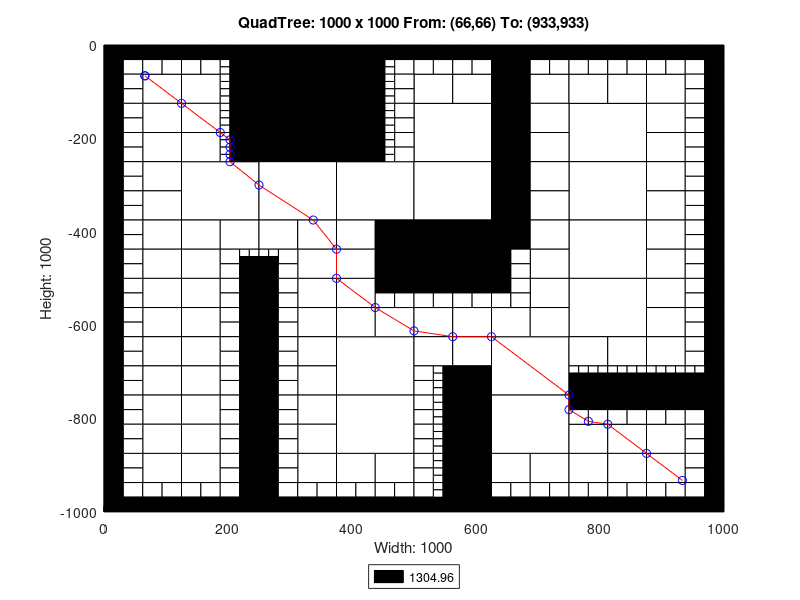

Source code (MATLAB):
axis([0 1000 -1000 0]);
title('QuadTree: 1000 x 1000 From: (66,66) To: (933,933)');
xlabel('Width: 1000');
ylabel('Height: 1000');
rectangle('Position',[250 -125 125 125], 'FaceColor',[0 0 0]);
rectangle('Position',[250 -250 125 125], 'FaceColor',[0 0 0]);
rectangle('Position',[125 -375 125 125], 'FaceColor',[1 1 1]);
rectangle('Position',[250 -375 125 125], 'FaceColor',[1 1 1]);
rectangle('Position',[375 -375 125 125], 'FaceColor',[1 1 1]);
rectangle('Position',[500 -250 125 125], 'FaceColor',[1 1 1]);
rectangle('Position',[750 -250 125 125], 'FaceColor',[1 1 1]);
rectangle('Position',[500 -375 125 125], 'FaceColor',[1 1 1]);
rectangle('Position',[500 -500 125 125], 'FaceColor',[0 0 0]);
rectangle('Position',[750 -375 125 125], 'FaceColor',[1 1 1]);
rectangle('Position',[750 -500 125 125], 'FaceColor',[1 1 1]);
rectangle('Position',[375 -750 125 125], 'FaceColor',[1 1 1]);
rectangle('Position',[375 -875 125 125], 'FaceColor',[1 1 1]);
rectangle('Position',[625 -750 125 125], 'FaceColor',[1 1 1]);
rectangle('Position',[750 -625 125 125], 'FaceColor',[1 1 1]);
rectangle('Position',[625 -875 125 125], 'FaceColor',[1 1 1]);
rectangle('Position',[62.5 -125 62.5 62.5], 'FaceColor',[1 1 1]);
rectangle('Position',[125 -125 62.5 62.5], 'FaceColor',[1 1 1]);
rectangle('Position',[62.5 -187.5 62.5 62.5], 'FaceColor',[1 1 1]);
rectangle('Position',[62.5 -250 62.5 62.5], 'FaceColor',[1 1 1]);
rectangle('Position',[125 -187.5 62.5 62.5], 'FaceColor',[1 1 1]);
rectangle('Position',[125 -250 62.5 62.5], 'FaceColor',[1 1 1]);
rectangle('Position',[375 -62.5 62.5 62.5], 'FaceColor',[0 0 0]);
rectangle('Position',[375 -125 62.5 62.5], 'FaceColor',[0 0 0]);
rectangle('Position',[375 -187.5 62.5 62.5], 'FaceColor',[0 0 0]);
rectangle('Position',[375 -250 62.5 62.5], 'FaceColor',[0 0 0]);
rectangle('Position',[62.5 -312.5 62.5 62.5], 'FaceColor',[1 1 1]);
rectangle('Position',[62.5 -375 62.5 62.5], 'FaceColor',[1 1 1]);
rectangle('Position',[62.5 -437.5 62.5 62.5], 'FaceColor',[1 1 1]);
rectangle('Position',[62.5 -500 62.5 62.5], 'FaceColor',[1 1 1]);
rectangle('Position',[125 -437.5 62.5 62.5], 'FaceColor',[1 1 1]);
rectangle('Position',[187.5 -437.5 62.5 62.5], 'FaceColor',[1 1 1]);
rectangle('Position',[125 -500 62.5 62.5], 'FaceColor',[1 1 1]);
rectangle('Position',[250 -437.5 62.5 62.5], 'FaceColor',[1 1 1]);
rectangle('Position',[312.5 -437.5 62.5 62.5], 'FaceColor',[1 1 1]);
rectangle('Position',[312.5 -500 62.5 62.5], 'FaceColor',[1 1 1]);
rectangle('Position',[375 -437.5 62.5 62.5], 'FaceColor',[1 1 1]);
rectangle('Position',[437.5 -437.5 62.5 62.5], 'FaceColor',[0 0 0]);
rectangle('Position',[375 -500 62.5 62.5], 'FaceColor',[1 1 1]);
rectangle('Position',[437.5 -500 62.5 62.5], 'FaceColor',[0 0 0]);
rectangle('Position',[500 -125 62.5 62.5], 'FaceColor',[1 1 1]);
rectangle('Position',[562.5 -125 62.5 62.5], 'FaceColor',[1 1 1]);
rectangle('Position',[625 -62.5 62.5 62.5], 'FaceColor',[0 0 0]);
rectangle('Position',[625 -125 62.5 62.5], 'FaceColor',[0 0 0]);
rectangle('Position',[687.5 -125 62.5 62.5], 'FaceColor',[1 1 1]);
rectangle('Position',[625 -187.5 62.5 62.5], 'FaceColor',[0 0 0]);
rectangle('Position',[687.5 -187.5 62.5 62.5], 'FaceColor',[1 1 1]);
rectangle('Position',[625 -250 62.5 62.5], 'FaceColor',[0 0 0]);
rectangle('Position',[687.5 -250 62.5 62.5], 'FaceColor',[1 1 1]);
rectangle('Position',[750 -125 62.5 62.5], 'FaceColor',[1 1 1]);
rectangle('Position',[812.5 -125 62.5 62.5], 'FaceColor',[1 1 1]);
rectangle('Position',[875 -125 62.5 62.5], 'FaceColor',[1 1 1]);
rectangle('Position',[875 -187.5 62.5 62.5], 'FaceColor',[1 1 1]);
rectangle('Position',[875 -250 62.5 62.5], 'FaceColor',[1 1 1]);
rectangle('Position',[625 -312.5 62.5 62.5], 'FaceColor',[0 0 0]);
rectangle('Position',[687.5 -312.5 62.5 62.5], 'FaceColor',[1 1 1]);
rectangle('Position',[625 -375 62.5 62.5], 'FaceColor',[0 0 0]);
rectangle('Position',[687.5 -375 62.5 62.5], 'FaceColor',[1 1 1]);
rectangle('Position',[625 -437.5 62.5 62.5], 'FaceColor',[0 0 0]);
rectangle('Position',[687.5 -437.5 62.5 62.5], 'FaceColor',[1 1 1]);
rectangle('Position',[687.5 -500 62.5 62.5], 'FaceColor',[1 1 1]);
rectangle('Position',[875 -312.5 62.5 62.5], 'FaceColor',[1 1 1]);
rectangle('Position',[875 -375 62.5 62.5], 'FaceColor',[1 1 1]);
rectangle('Position',[875 -437.5 62.5 62.5], 'FaceColor',[1 1 1]);
rectangle('Position',[875 -500 62.5 62.5], 'FaceColor',[1 1 1]);
rectangle('Position',[62.5 -562.5 62.5 62.5], 'FaceColor',[1 1 1]);
rectangle('Position',[62.5 -625 62.5 62.5], 'FaceColor',[1 1 1]);
rectangle('Position',[125 -562.5 62.5 62.5], 'FaceColor',[1 1 1]);
rectangle('Position',[125 -625 62.5 62.5], 'FaceColor',[1 1 1]);
rectangle('Position',[62.5 -687.5 62.5 62.5], 'FaceColor',[1 1 1]);
rectangle('Position',[62.5 -750 62.5 62.5], 'FaceColor',[1 1 1]);
rectangle('Position',[125 -687.5 62.5 62.5], 'FaceColor',[1 1 1]);
rectangle('Position',[125 -750 62.5 62.5], 'FaceColor',[1 1 1]);
rectangle('Position',[312.5 -562.5 62.5 62.5], 'FaceColor',[1 1 1]);
rectangle('Position',[312.5 -625 62.5 62.5], 'FaceColor',[1 1 1]);
rectangle('Position',[375 -562.5 62.5 62.5], 'FaceColor',[1 1 1]);
rectangle('Position',[375 -625 62.5 62.5], 'FaceColor',[1 1 1]);
rectangle('Position',[437.5 -625 62.5 62.5], 'FaceColor',[1 1 1]);
rectangle('Position',[312.5 -687.5 62.5 62.5], 'FaceColor',[1 1 1]);
rectangle('Position',[312.5 -750 62.5 62.5], 'FaceColor',[1 1 1]);
rectangle('Position',[62.5 -812.5 62.5 62.5], 'FaceColor',[1 1 1]);
rectangle('Position',[62.5 -875 62.5 62.5], 'FaceColor',[1 1 1]);
rectangle('Position',[125 -812.5 62.5 62.5], 'FaceColor',[1 1 1]);
rectangle('Position',[125 -875 62.5 62.5], 'FaceColor',[1 1 1]);
rectangle('Position',[62.5 -937.5 62.5 62.5], 'FaceColor',[1 1 1]);
rectangle('Position',[125 -937.5 62.5 62.5], 'FaceColor',[1 1 1]);
rectangle('Position',[312.5 -812.5 62.5 62.5], 'FaceColor',[1 1 1]);
rectangle('Position',[312.5 -875 62.5 62.5], 'FaceColor',[1 1 1]);
rectangle('Position',[312.5 -937.5 62.5 62.5], 'FaceColor',[1 1 1]);
rectangle('Position',[375 -937.5 62.5 62.5], 'FaceColor',[1 1 1]);
rectangle('Position',[437.5 -937.5 62.5 62.5], 'FaceColor',[1 1 1]);
rectangle('Position',[500 -625 62.5 62.5], 'FaceColor',[1 1 1]);
rectangle('Position',[562.5 -625 62.5 62.5], 'FaceColor',[1 1 1]);
rectangle('Position',[687.5 -562.5 62.5 62.5], 'FaceColor',[1 1 1]);
rectangle('Position',[625 -625 62.5 62.5], 'FaceColor',[1 1 1]);
rectangle('Position',[687.5 -625 62.5 62.5], 'FaceColor',[1 1 1]);
rectangle('Position',[500 -687.5 62.5 62.5], 'FaceColor',[1 1 1]);
rectangle('Position',[562.5 -687.5 62.5 62.5], 'FaceColor',[1 1 1]);
rectangle('Position',[562.5 -750 62.5 62.5], 'FaceColor',[0 0 0]);
rectangle('Position',[875 -562.5 62.5 62.5], 'FaceColor',[1 1 1]);
rectangle('Position',[875 -625 62.5 62.5], 'FaceColor',[1 1 1]);
rectangle('Position',[750 -687.5 62.5 62.5], 'FaceColor',[1 1 1]);
rectangle('Position',[812.5 -687.5 62.5 62.5], 'FaceColor',[1 1 1]);
rectangle('Position',[875 -687.5 62.5 62.5], 'FaceColor',[1 1 1]);
rectangle('Position',[562.5 -812.5 62.5 62.5], 'FaceColor',[0 0 0]);
rectangle('Position',[562.5 -875 62.5 62.5], 'FaceColor',[0 0 0]);
rectangle('Position',[562.5 -937.5 62.5 62.5], 'FaceColor',[0 0 0]);
rectangle('Position',[562.5 -1000 62.5 62.5], 'FaceColor',[0 0 0]);
rectangle('Position',[625 -937.5 62.5 62.5], 'FaceColor',[1 1 1]);
rectangle('Position',[687.5 -937.5 62.5 62.5], 'FaceColor',[1 1 1]);
rectangle('Position',[750 -875 62.5 62.5], 'FaceColor',[1 1 1]);
rectangle('Position',[812.5 -875 62.5 62.5], 'FaceColor',[1 1 1]);
rectangle('Position',[875 -875 62.5 62.5], 'FaceColor',[1 1 1]);
rectangle('Position',[750 -937.5 62.5 62.5], 'FaceColor',[1 1 1]);
rectangle('Position',[812.5 -937.5 62.5 62.5], 'FaceColor',[1 1 1]);
rectangle('Position',[875 -937.5 62.5 62.5], 'FaceColor',[1 1 1]);
rectangle('Position',[0 -31.25 31.25 31.25], 'FaceColor',[0 0 0]);
rectangle('Position',[31.25 -31.25 31.25 31.25], 'FaceColor',[0 0 0]);
rectangle('Position',[0 -62.5 31.25 31.25], 'FaceColor',[0 0 0]);
rectangle('Position',[31.25 -62.5 31.25 31.25], 'FaceColor',[1 1 1]);
rectangle('Position',[62.5 -31.25 31.25 31.25], 'FaceColor',[0 0 0]);
rectangle('Position',[93.75 -31.25 31.25 31.25], 'FaceColor',[0 0 0]);
rectangle('Position',[62.5 -62.5 31.25 31.25], 'FaceColor',[1 1 1]);
rectangle('Position',[93.75 -62.5 31.25 31.25], 'FaceColor',[1 1 1]);
rectangle('Position',[0 -93.75 31.25 31.25], 'FaceColor',[0 0 0]);
rectangle('Position',[31.25 -93.75 31.25 31.25], 'FaceColor',[1 1 1]);
rectangle('Position',[0 -125 31.25 31.25], 'FaceColor',[0 0 0]);
rectangle('Position',[31.25 -125 31.25 31.25], 'FaceColor',[1 1 1]);
rectangle('Position',[125 -31.25 31.25 31.25], 'FaceColor',[0 0 0]);
rectangle('Position',[156.25 -31.25 31.25 31.25], 'FaceColor',[0 0 0]);
rectangle('Position',[125 -62.5 31.25 31.25], 'FaceColor',[1 1 1]);
rectangle('Position',[156.25 -62.5 31.25 31.25], 'FaceColor',[1 1 1]);
rectangle('Position',[187.5 -31.25 31.25 31.25], 'FaceColor',[0 0 0]);
rectangle('Position',[218.75 -31.25 31.25 31.25], 'FaceColor',[0 0 0]);
rectangle('Position',[218.75 -62.5 31.25 31.25], 'FaceColor',[0 0 0]);
rectangle('Position',[218.75 -93.75 31.25 31.25], 'FaceColor',[0 0 0]);
rectangle('Position',[218.75 -125 31.25 31.25], 'FaceColor',[0 0 0]);
rectangle('Position',[0 -156.25 31.25 31.25], 'FaceColor',[0 0 0]);
rectangle('Position',[31.25 -156.25 31.25 31.25], 'FaceColor',[1 1 1]);
rectangle('Position',[0 -187.5 31.25 31.25], 'FaceColor',[0 0 0]);
rectangle('Position',[31.25 -187.5 31.25 31.25], 'FaceColor',[1 1 1]);
rectangle('Position',[0 -218.75 31.25 31.25], 'FaceColor',[0 0 0]);
rectangle('Position',[31.25 -218.75 31.25 31.25], 'FaceColor',[1 1 1]);
rectangle('Position',[0 -250 31.25 31.25], 'FaceColor',[0 0 0]);
rectangle('Position',[31.25 -250 31.25 31.25], 'FaceColor',[1 1 1]);
rectangle('Position',[218.75 -156.25 31.25 31.25], 'FaceColor',[0 0 0]);
rectangle('Position',[218.75 -187.5 31.25 31.25], 'FaceColor',[0 0 0]);
rectangle('Position',[218.75 -218.75 31.25 31.25], 'FaceColor',[0 0 0]);
rectangle('Position',[218.75 -250 31.25 31.25], 'FaceColor',[0 0 0]);
rectangle('Position',[437.5 -31.25 31.25 31.25], 'FaceColor',[0 0 0]);
rectangle('Position',[468.75 -31.25 31.25 31.25], 'FaceColor',[0 0 0]);
rectangle('Position',[468.75 -62.5 31.25 31.25], 'FaceColor',[1 1 1]);
rectangle('Position',[468.75 -93.75 31.25 31.25], 'FaceColor',[1 1 1]);
rectangle('Position',[468.75 -125 31.25 31.25], 'FaceColor',[1 1 1]);
rectangle('Position',[468.75 -156.25 31.25 31.25], 'FaceColor',[1 1 1]);
rectangle('Position',[468.75 -187.5 31.25 31.25], 'FaceColor',[1 1 1]);
rectangle('Position',[468.75 -218.75 31.25 31.25], 'FaceColor',[1 1 1]);
rectangle('Position',[468.75 -250 31.25 31.25], 'FaceColor',[1 1 1]);
rectangle('Position',[0 -281.25 31.25 31.25], 'FaceColor',[0 0 0]);
rectangle('Position',[31.25 -281.25 31.25 31.25], 'FaceColor',[1 1 1]);
rectangle('Position',[0 -312.5 31.25 31.25], 'FaceColor',[0 0 0]);
rectangle('Position',[31.25 -312.5 31.25 31.25], 'FaceColor',[1 1 1]);
rectangle('Position',[0 -343.75 31.25 31.25], 'FaceColor',[0 0 0]);
rectangle('Position',[31.25 -343.75 31.25 31.25], 'FaceColor',[1 1 1]);
rectangle('Position',[0 -375 31.25 31.25], 'FaceColor',[0 0 0]);
rectangle('Position',[31.25 -375 31.25 31.25], 'FaceColor',[1 1 1]);
rectangle('Position',[0 -406.25 31.25 31.25], 'FaceColor',[0 0 0]);
rectangle('Position',[31.25 -406.25 31.25 31.25], 'FaceColor',[1 1 1]);
rectangle('Position',[0 -437.5 31.25 31.25], 'FaceColor',[0 0 0]);
rectangle('Position',[31.25 -437.5 31.25 31.25], 'FaceColor',[1 1 1]);
rectangle('Position',[0 -468.75 31.25 31.25], 'FaceColor',[0 0 0]);
rectangle('Position',[31.25 -468.75 31.25 31.25], 'FaceColor',[1 1 1]);
rectangle('Position',[0 -500 31.25 31.25], 'FaceColor',[0 0 0]);
rectangle('Position',[31.25 -500 31.25 31.25], 'FaceColor',[1 1 1]);
rectangle('Position',[187.5 -468.75 31.25 31.25], 'FaceColor',[1 1 1]);
rectangle('Position',[187.5 -500 31.25 31.25], 'FaceColor',[1 1 1]);
rectangle('Position',[218.75 -500 31.25 31.25], 'FaceColor',[0 0 0]);
rectangle('Position',[281.25 -468.75 31.25 31.25], 'FaceColor',[1 1 1]);
rectangle('Position',[250 -500 31.25 31.25], 'FaceColor',[0 0 0]);
rectangle('Position',[281.25 -500 31.25 31.25], 'FaceColor',[1 1 1]);
rectangle('Position',[500 -31.25 31.25 31.25], 'FaceColor',[0 0 0]);
rectangle('Position',[531.25 -31.25 31.25 31.25], 'FaceColor',[0 0 0]);
rectangle('Position',[500 -62.5 31.25 31.25], 'FaceColor',[1 1 1]);
rectangle('Position',[531.25 -62.5 31.25 31.25], 'FaceColor',[1 1 1]);
rectangle('Position',[562.5 -31.25 31.25 31.25], 'FaceColor',[0 0 0]);
rectangle('Position',[593.75 -31.25 31.25 31.25], 'FaceColor',[0 0 0]);
rectangle('Position',[562.5 -62.5 31.25 31.25], 'FaceColor',[1 1 1]);
rectangle('Position',[593.75 -62.5 31.25 31.25], 'FaceColor',[1 1 1]);
rectangle('Position',[687.5 -31.25 31.25 31.25], 'FaceColor',[0 0 0]);
rectangle('Position',[718.75 -31.25 31.25 31.25], 'FaceColor',[0 0 0]);
rectangle('Position',[687.5 -62.5 31.25 31.25], 'FaceColor',[1 1 1]);
rectangle('Position',[718.75 -62.5 31.25 31.25], 'FaceColor',[1 1 1]);
rectangle('Position',[750 -31.25 31.25 31.25], 'FaceColor',[0 0 0]);
rectangle('Position',[781.25 -31.25 31.25 31.25], 'FaceColor',[0 0 0]);
rectangle('Position',[750 -62.5 31.25 31.25], 'FaceColor',[1 1 1]);
rectangle('Position',[781.25 -62.5 31.25 31.25], 'FaceColor',[1 1 1]);
rectangle('Position',[812.5 -31.25 31.25 31.25], 'FaceColor',[0 0 0]);
rectangle('Position',[843.75 -31.25 31.25 31.25], 'FaceColor',[0 0 0]);
rectangle('Position',[812.5 -62.5 31.25 31.25], 'FaceColor',[1 1 1]);
rectangle('Position',[843.75 -62.5 31.25 31.25], 'FaceColor',[1 1 1]);
rectangle('Position',[875 -31.25 31.25 31.25], 'FaceColor',[0 0 0]);
rectangle('Position',[906.25 -31.25 31.25 31.25], 'FaceColor',[0 0 0]);
rectangle('Position',[875 -62.5 31.25 31.25], 'FaceColor',[1 1 1]);
rectangle('Position',[906.25 -62.5 31.25 31.25], 'FaceColor',[1 1 1]);
rectangle('Position',[937.5 -31.25 31.25 31.25], 'FaceColor',[0 0 0]);
rectangle('Position',[968.75 -31.25 31.25 31.25], 'FaceColor',[0 0 0]);
rectangle('Position',[937.5 -62.5 31.25 31.25], 'FaceColor',[1 1 1]);
rectangle('Position',[968.75 -62.5 31.25 31.25], 'FaceColor',[0 0 0]);
rectangle('Position',[937.5 -93.75 31.25 31.25], 'FaceColor',[1 1 1]);
rectangle('Position',[968.75 -93.75 31.25 31.25], 'FaceColor',[0 0 0]);
rectangle('Position',[937.5 -125 31.25 31.25], 'FaceColor',[1 1 1]);
rectangle('Position',[968.75 -125 31.25 31.25], 'FaceColor',[0 0 0]);
rectangle('Position',[937.5 -156.25 31.25 31.25], 'FaceColor',[1 1 1]);
rectangle('Position',[968.75 -156.25 31.25 31.25], 'FaceColor',[0 0 0]);
rectangle('Position',[937.5 -187.5 31.25 31.25], 'FaceColor',[1 1 1]);
rectangle('Position',[968.75 -187.5 31.25 31.25], 'FaceColor',[0 0 0]);
rectangle('Position',[937.5 -218.75 31.25 31.25], 'FaceColor',[1 1 1]);
rectangle('Position',[968.75 -218.75 31.25 31.25], 'FaceColor',[0 0 0]);
rectangle('Position',[937.5 -250 31.25 31.25], 'FaceColor',[1 1 1]);
rectangle('Position',[968.75 -250 31.25 31.25], 'FaceColor',[0 0 0]);
rectangle('Position',[625 -468.75 31.25 31.25], 'FaceColor',[0 0 0]);
rectangle('Position',[656.25 -468.75 31.25 31.25], 'FaceColor',[1 1 1]);
rectangle('Position',[625 -500 31.25 31.25], 'FaceColor',[0 0 0]);
rectangle('Position',[656.25 -500 31.25 31.25], 'FaceColor',[1 1 1]);
rectangle('Position',[937.5 -281.25 31.25 31.25], 'FaceColor',[1 1 1]);
rectangle('Position',[968.75 -281.25 31.25 31.25], 'FaceColor',[0 0 0]);
rectangle('Position',[937.5 -312.5 31.25 31.25], 'FaceColor',[1 1 1]);
rectangle('Position',[968.75 -312.5 31.25 31.25], 'FaceColor',[0 0 0]);
rectangle('Position',[937.5 -343.75 31.25 31.25], 'FaceColor',[1 1 1]);
rectangle('Position',[968.75 -343.75 31.25 31.25], 'FaceColor',[0 0 0]);
rectangle('Position',[937.5 -375 31.25 31.25], 'FaceColor',[1 1 1]);
rectangle('Position',[968.75 -375 31.25 31.25], 'FaceColor',[0 0 0]);
rectangle('Position',[937.5 -406.25 31.25 31.25], 'FaceColor',[1 1 1]);
rectangle('Position',[968.75 -406.25 31.25 31.25], 'FaceColor',[0 0 0]);
rectangle('Position',[937.5 -437.5 31.25 31.25], 'FaceColor',[1 1 1]);
rectangle('Position',[968.75 -437.5 31.25 31.25], 'FaceColor',[0 0 0]);
rectangle('Position',[937.5 -468.75 31.25 31.25], 'FaceColor',[1 1 1]);
rectangle('Position',[968.75 -468.75 31.25 31.25], 'FaceColor',[0 0 0]);
rectangle('Position',[937.5 -500 31.25 31.25], 'FaceColor',[1 1 1]);
rectangle('Position',[968.75 -500 31.25 31.25], 'FaceColor',[0 0 0]);
rectangle('Position',[0 -531.25 31.25 31.25], 'FaceColor',[0 0 0]);
rectangle('Position',[31.25 -531.25 31.25 31.25], 'FaceColor',[1 1 1]);
rectangle('Position',[0 -562.5 31.25 31.25], 'FaceColor',[0 0 0]);
rectangle('Position',[31.25 -562.5 31.25 31.25], 'FaceColor',[1 1 1]);
rectangle('Position',[0 -593.75 31.25 31.25], 'FaceColor',[0 0 0]);
rectangle('Position',[31.25 -593.75 31.25 31.25], 'FaceColor',[1 1 1]);
rectangle('Position',[0 -625 31.25 31.25], 'FaceColor',[0 0 0]);
rectangle('Position',[31.25 -625 31.25 31.25], 'FaceColor',[1 1 1]);
rectangle('Position',[187.5 -531.25 31.25 31.25], 'FaceColor',[1 1 1]);
rectangle('Position',[218.75 -531.25 31.25 31.25], 'FaceColor',[0 0 0]);
rectangle('Position',[187.5 -562.5 31.25 31.25], 'FaceColor',[1 1 1]);
rectangle('Position',[218.75 -562.5 31.25 31.25], 'FaceColor',[0 0 0]);
rectangle('Position',[187.5 -593.75 31.25 31.25], 'FaceColor',[1 1 1]);
rectangle('Position',[218.75 -593.75 31.25 31.25], 'FaceColor',[0 0 0]);
rectangle('Position',[187.5 -625 31.25 31.25], 'FaceColor',[1 1 1]);
rectangle('Position',[218.75 -625 31.25 31.25], 'FaceColor',[0 0 0]);
rectangle('Position',[0 -656.25 31.25 31.25], 'FaceColor',[0 0 0]);
rectangle('Position',[31.25 -656.25 31.25 31.25], 'FaceColor',[1 1 1]);
rectangle('Position',[0 -687.5 31.25 31.25], 'FaceColor',[0 0 0]);
rectangle('Position',[31.25 -687.5 31.25 31.25], 'FaceColor',[1 1 1]);
rectangle('Position',[0 -718.75 31.25 31.25], 'FaceColor',[0 0 0]);
rectangle('Position',[31.25 -718.75 31.25 31.25], 'FaceColor',[1 1 1]);
rectangle('Position',[0 -750 31.25 31.25], 'FaceColor',[0 0 0]);
rectangle('Position',[31.25 -750 31.25 31.25], 'FaceColor',[1 1 1]);
rectangle('Position',[187.5 -656.25 31.25 31.25], 'FaceColor',[1 1 1]);
rectangle('Position',[218.75 -656.25 31.25 31.25], 'FaceColor',[0 0 0]);
rectangle('Position',[187.5 -687.5 31.25 31.25], 'FaceColor',[1 1 1]);
rectangle('Position',[218.75 -687.5 31.25 31.25], 'FaceColor',[0 0 0]);
rectangle('Position',[187.5 -718.75 31.25 31.25], 'FaceColor',[1 1 1]);
rectangle('Position',[218.75 -718.75 31.25 31.25], 'FaceColor',[0 0 0]);
rectangle('Position',[187.5 -750 31.25 31.25], 'FaceColor',[1 1 1]);
rectangle('Position',[218.75 -750 31.25 31.25], 'FaceColor',[0 0 0]);
rectangle('Position',[250 -531.25 31.25 31.25], 'FaceColor',[0 0 0]);
rectangle('Position',[281.25 -531.25 31.25 31.25], 'FaceColor',[1 1 1]);
rectangle('Position',[250 -562.5 31.25 31.25], 'FaceColor',[0 0 0]);
rectangle('Position',[281.25 -562.5 31.25 31.25], 'FaceColor',[1 1 1]);
rectangle('Position',[250 -593.75 31.25 31.25], 'FaceColor',[0 0 0]);
rectangle('Position',[281.25 -593.75 31.25 31.25], 'FaceColor',[1 1 1]);
rectangle('Position',[250 -625 31.25 31.25], 'FaceColor',[0 0 0]);
rectangle('Position',[281.25 -625 31.25 31.25], 'FaceColor',[1 1 1]);
rectangle('Position',[437.5 -531.25 31.25 31.25], 'FaceColor',[0 0 0]);
rectangle('Position',[468.75 -531.25 31.25 31.25], 'FaceColor',[0 0 0]);
rectangle('Position',[437.5 -562.5 31.25 31.25], 'FaceColor',[1 1 1]);
rectangle('Position',[468.75 -562.5 31.25 31.25], 'FaceColor',[1 1 1]);
rectangle('Position',[250 -656.25 31.25 31.25], 'FaceColor',[0 0 0]);
rectangle('Position',[281.25 -656.25 31.25 31.25], 'FaceColor',[1 1 1]);
rectangle('Position',[250 -687.5 31.25 31.25], 'FaceColor',[0 0 0]);
rectangle('Position',[281.25 -687.5 31.25 31.25], 'FaceColor',[1 1 1]);
rectangle('Position',[250 -718.75 31.25 31.25], 'FaceColor',[0 0 0]);
rectangle('Position',[281.25 -718.75 31.25 31.25], 'FaceColor',[1 1 1]);
rectangle('Position',[250 -750 31.25 31.25], 'FaceColor',[0 0 0]);
rectangle('Position',[281.25 -750 31.25 31.25], 'FaceColor',[1 1 1]);
rectangle('Position',[0 -781.25 31.25 31.25], 'FaceColor',[0 0 0]);
rectangle('Position',[31.25 -781.25 31.25 31.25], 'FaceColor',[1 1 1]);
rectangle('Position',[0 -812.5 31.25 31.25], 'FaceColor',[0 0 0]);
rectangle('Position',[31.25 -812.5 31.25 31.25], 'FaceColor',[1 1 1]);
rectangle('Position',[0 -843.75 31.25 31.25], 'FaceColor',[0 0 0]);
rectangle('Position',[31.25 -843.75 31.25 31.25], 'FaceColor',[1 1 1]);
rectangle('Position',[0 -875 31.25 31.25], 'FaceColor',[0 0 0]);
rectangle('Position',[31.25 -875 31.25 31.25], 'FaceColor',[1 1 1]);
rectangle('Position',[187.5 -781.25 31.25 31.25], 'FaceColor',[1 1 1]);
rectangle('Position',[218.75 -781.25 31.25 31.25], 'FaceColor',[0 0 0]);
rectangle('Position',[187.5 -812.5 31.25 31.25], 'FaceColor',[1 1 1]);
rectangle('Position',[218.75 -812.5 31.25 31.25], 'FaceColor',[0 0 0]);
rectangle('Position',[187.5 -843.75 31.25 31.25], 'FaceColor',[1 1 1]);
rectangle('Position',[218.75 -843.75 31.25 31.25], 'FaceColor',[0 0 0]);
rectangle('Position',[187.5 -875 31.25 31.25], 'FaceColor',[1 1 1]);
rectangle('Position',[218.75 -875 31.25 31.25], 'FaceColor',[0 0 0]);
rectangle('Position',[0 -906.25 31.25 31.25], 'FaceColor',[0 0 0]);
rectangle('Position',[31.25 -906.25 31.25 31.25], 'FaceColor',[1 1 1]);
rectangle('Position',[0 -937.5 31.25 31.25], 'FaceColor',[0 0 0]);
rectangle('Position',[31.25 -937.5 31.25 31.25], 'FaceColor',[1 1 1]);
rectangle('Position',[0 -968.75 31.25 31.25], 'FaceColor',[0 0 0]);
rectangle('Position',[31.25 -968.75 31.25 31.25], 'FaceColor',[1 1 1]);
rectangle('Position',[0 -1000 31.25 31.25], 'FaceColor',[0 0 0]);
rectangle('Position',[31.25 -1000 31.25 31.25], 'FaceColor',[0 0 0]);
rectangle('Position',[62.5 -968.75 31.25 31.25], 'FaceColor',[1 1 1]);
rectangle('Position',[93.75 -968.75 31.25 31.25], 'FaceColor',[1 1 1]);
rectangle('Position',[62.5 -1000 31.25 31.25], 'FaceColor',[0 0 0]);
rectangle('Position',[93.75 -1000 31.25 31.25], 'FaceColor',[0 0 0]);
rectangle('Position',[187.5 -906.25 31.25 31.25], 'FaceColor',[1 1 1]);
rectangle('Position',[218.75 -906.25 31.25 31.25], 'FaceColor',[0 0 0]);
rectangle('Position',[187.5 -937.5 31.25 31.25], 'FaceColor',[1 1 1]);
rectangle('Position',[218.75 -937.5 31.25 31.25], 'FaceColor',[0 0 0]);
rectangle('Position',[125 -968.75 31.25 31.25], 'FaceColor',[1 1 1]);
rectangle('Position',[156.25 -968.75 31.25 31.25], 'FaceColor',[1 1 1]);
rectangle('Position',[125 -1000 31.25 31.25], 'FaceColor',[0 0 0]);
rectangle('Position',[156.25 -1000 31.25 31.25], 'FaceColor',[0 0 0]);
rectangle('Position',[187.5 -968.75 31.25 31.25], 'FaceColor',[1 1 1]);
rectangle('Position',[218.75 -968.75 31.25 31.25], 'FaceColor',[0 0 0]);
rectangle('Position',[187.5 -1000 31.25 31.25], 'FaceColor',[0 0 0]);
rectangle('Position',[218.75 -1000 31.25 31.25], 'FaceColor',[0 0 0]);
rectangle('Position',[250 -781.25 31.25 31.25], 'FaceColor',[0 0 0]);
rectangle('Position',[281.25 -781.25 31.25 31.25], 'FaceColor',[1 1 1]);
rectangle('Position',[250 -812.5 31.25 31.25], 'FaceColor',[0 0 0]);
rectangle('Position',[281.25 -812.5 31.25 31.25], 'FaceColor',[1 1 1]);
rectangle('Position',[250 -843.75 31.25 31.25], 'FaceColor',[0 0 0]);
rectangle('Position',[281.25 -843.75 31.25 31.25], 'FaceColor',[1 1 1]);
rectangle('Position',[250 -875 31.25 31.25], 'FaceColor',[0 0 0]);
rectangle('Position',[281.25 -875 31.25 31.25], 'FaceColor',[1 1 1]);
rectangle('Position',[250 -906.25 31.25 31.25], 'FaceColor',[0 0 0]);
rectangle('Position',[281.25 -906.25 31.25 31.25], 'FaceColor',[1 1 1]);
rectangle('Position',[250 -937.5 31.25 31.25], 'FaceColor',[0 0 0]);
rectangle('Position',[281.25 -937.5 31.25 31.25], 'FaceColor',[1 1 1]);
rectangle('Position',[250 -968.75 31.25 31.25], 'FaceColor',[0 0 0]);
rectangle('Position',[281.25 -968.75 31.25 31.25], 'FaceColor',[1 1 1]);
rectangle('Position',[250 -1000 31.25 31.25], 'FaceColor',[0 0 0]);
rectangle('Position',[281.25 -1000 31.25 31.25], 'FaceColor',[0 0 0]);
rectangle('Position',[312.5 -968.75 31.25 31.25], 'FaceColor',[1 1 1]);
rectangle('Position',[343.75 -968.75 31.25 31.25], 'FaceColor',[1 1 1]);
rectangle('Position',[312.5 -1000 31.25 31.25], 'FaceColor',[0 0 0]);
rectangle('Position',[343.75 -1000 31.25 31.25], 'FaceColor',[0 0 0]);
rectangle('Position',[375 -968.75 31.25 31.25], 'FaceColor',[1 1 1]);
rectangle('Position',[406.25 -968.75 31.25 31.25], 'FaceColor',[1 1 1]);
rectangle('Position',[375 -1000 31.25 31.25], 'FaceColor',[0 0 0]);
rectangle('Position',[406.25 -1000 31.25 31.25], 'FaceColor',[0 0 0]);
rectangle('Position',[437.5 -968.75 31.25 31.25], 'FaceColor',[1 1 1]);
rectangle('Position',[468.75 -968.75 31.25 31.25], 'FaceColor',[1 1 1]);
rectangle('Position',[437.5 -1000 31.25 31.25], 'FaceColor',[0 0 0]);
rectangle('Position',[468.75 -1000 31.25 31.25], 'FaceColor',[0 0 0]);
rectangle('Position',[500 -531.25 31.25 31.25], 'FaceColor',[0 0 0]);
rectangle('Position',[531.25 -531.25 31.25 31.25], 'FaceColor',[0 0 0]);
rectangle('Position',[500 -562.5 31.25 31.25], 'FaceColor',[1 1 1]);
rectangle('Position',[531.25 -562.5 31.25 31.25], 'FaceColor',[1 1 1]);
rectangle('Position',[562.5 -531.25 31.25 31.25], 'FaceColor',[0 0 0]);
rectangle('Position',[593.75 -531.25 31.25 31.25], 'FaceColor',[0 0 0]);
rectangle('Position',[562.5 -562.5 31.25 31.25], 'FaceColor',[1 1 1]);
rectangle('Position',[593.75 -562.5 31.25 31.25], 'FaceColor',[1 1 1]);
rectangle('Position',[625 -531.25 31.25 31.25], 'FaceColor',[0 0 0]);
rectangle('Position',[656.25 -531.25 31.25 31.25], 'FaceColor',[1 1 1]);
rectangle('Position',[625 -562.5 31.25 31.25], 'FaceColor',[1 1 1]);
rectangle('Position',[656.25 -562.5 31.25 31.25], 'FaceColor',[1 1 1]);
rectangle('Position',[500 -718.75 31.25 31.25], 'FaceColor',[1 1 1]);
rectangle('Position',[500 -750 31.25 31.25], 'FaceColor',[1 1 1]);
rectangle('Position',[937.5 -531.25 31.25 31.25], 'FaceColor',[1 1 1]);
rectangle('Position',[968.75 -531.25 31.25 31.25], 'FaceColor',[0 0 0]);
rectangle('Position',[937.5 -562.5 31.25 31.25], 'FaceColor',[1 1 1]);
rectangle('Position',[968.75 -562.5 31.25 31.25], 'FaceColor',[0 0 0]);
rectangle('Position',[937.5 -593.75 31.25 31.25], 'FaceColor',[1 1 1]);
rectangle('Position',[968.75 -593.75 31.25 31.25], 'FaceColor',[0 0 0]);
rectangle('Position',[937.5 -625 31.25 31.25], 'FaceColor',[1 1 1]);
rectangle('Position',[968.75 -625 31.25 31.25], 'FaceColor',[0 0 0]);
rectangle('Position',[750 -750 31.25 31.25], 'FaceColor',[0 0 0]);
rectangle('Position',[781.25 -750 31.25 31.25], 'FaceColor',[0 0 0]);
rectangle('Position',[812.5 -750 31.25 31.25], 'FaceColor',[0 0 0]);
rectangle('Position',[843.75 -750 31.25 31.25], 'FaceColor',[0 0 0]);
rectangle('Position',[937.5 -656.25 31.25 31.25], 'FaceColor',[1 1 1]);
rectangle('Position',[968.75 -656.25 31.25 31.25], 'FaceColor',[0 0 0]);
rectangle('Position',[937.5 -687.5 31.25 31.25], 'FaceColor',[1 1 1]);
rectangle('Position',[968.75 -687.5 31.25 31.25], 'FaceColor',[0 0 0]);
rectangle('Position',[875 -750 31.25 31.25], 'FaceColor',[0 0 0]);
rectangle('Position',[906.25 -750 31.25 31.25], 'FaceColor',[0 0 0]);
rectangle('Position',[968.75 -718.75 31.25 31.25], 'FaceColor',[0 0 0]);
rectangle('Position',[937.5 -750 31.25 31.25], 'FaceColor',[0 0 0]);
rectangle('Position',[968.75 -750 31.25 31.25], 'FaceColor',[0 0 0]);
rectangle('Position',[500 -781.25 31.25 31.25], 'FaceColor',[1 1 1]);
rectangle('Position',[500 -812.5 31.25 31.25], 'FaceColor',[1 1 1]);
rectangle('Position',[500 -843.75 31.25 31.25], 'FaceColor',[1 1 1]);
rectangle('Position',[500 -875 31.25 31.25], 'FaceColor',[1 1 1]);
rectangle('Position',[500 -906.25 31.25 31.25], 'FaceColor',[1 1 1]);
rectangle('Position',[500 -937.5 31.25 31.25], 'FaceColor',[1 1 1]);
rectangle('Position',[500 -968.75 31.25 31.25], 'FaceColor',[1 1 1]);
rectangle('Position',[500 -1000 31.25 31.25], 'FaceColor',[0 0 0]);
rectangle('Position',[531.25 -1000 31.25 31.25], 'FaceColor',[0 0 0]);
rectangle('Position',[625 -968.75 31.25 31.25], 'FaceColor',[1 1 1]);
rectangle('Position',[656.25 -968.75 31.25 31.25], 'FaceColor',[1 1 1]);
rectangle('Position',[625 -1000 31.25 31.25], 'FaceColor',[0 0 0]);
rectangle('Position',[656.25 -1000 31.25 31.25], 'FaceColor',[0 0 0]);
rectangle('Position',[687.5 -968.75 31.25 31.25], 'FaceColor',[1 1 1]);
rectangle('Position',[718.75 -968.75 31.25 31.25], 'FaceColor',[1 1 1]);
rectangle('Position',[687.5 -1000 31.25 31.25], 'FaceColor',[0 0 0]);
rectangle('Position',[718.75 -1000 31.25 31.25], 'FaceColor',[0 0 0]);
rectangle('Position',[750 -781.25 31.25 31.25], 'FaceColor',[0 0 0]);
rectangle('Position',[781.25 -781.25 31.25 31.25], 'FaceColor',[0 0 0]);
rectangle('Position',[750 -812.5 31.25 31.25], 'FaceColor',[1 1 1]);
rectangle('Position',[781.25 -812.5 31.25 31.25], 'FaceColor',[1 1 1]);
rectangle('Position',[812.5 -781.25 31.25 31.25], 'FaceColor',[0 0 0]);
rectangle('Position',[843.75 -781.25 31.25 31.25], 'FaceColor',[0 0 0]);
rectangle('Position',[812.5 -812.5 31.25 31.25], 'FaceColor',[1 1 1]);
rectangle('Position',[843.75 -812.5 31.25 31.25], 'FaceColor',[1 1 1]);
rectangle('Position',[875 -781.25 31.25 31.25], 'FaceColor',[0 0 0]);
rectangle('Position',[906.25 -781.25 31.25 31.25], 'FaceColor',[0 0 0]);
rectangle('Position',[875 -812.5 31.25 31.25], 'FaceColor',[1 1 1]);
rectangle('Position',[906.25 -812.5 31.25 31.25], 'FaceColor',[1 1 1]);
rectangle('Position',[937.5 -781.25 31.25 31.25], 'FaceColor',[0 0 0]);
rectangle('Position',[968.75 -781.25 31.25 31.25], 'FaceColor',[0 0 0]);
rectangle('Position',[937.5 -812.5 31.25 31.25], 'FaceColor',[1 1 1]);
rectangle('Position',[968.75 -812.5 31.25 31.25], 'FaceColor',[0 0 0]);
rectangle('Position',[937.5 -843.75 31.25 31.25], 'FaceColor',[1 1 1]);
rectangle('Position',[968.75 -843.75 31.25 31.25], 'FaceColor',[0 0 0]);
rectangle('Position',[937.5 -875 31.25 31.25], 'FaceColor',[1 1 1]);
rectangle('Position',[968.75 -875 31.25 31.25], 'FaceColor',[0 0 0]);
rectangle('Position',[750 -968.75 31.25 31.25], 'FaceColor',[1 1 1]);
rectangle('Position',[781.25 -968.75 31.25 31.25], 'FaceColor',[1 1 1]);
rectangle('Position',[750 -1000 31.25 31.25], 'FaceColor',[0 0 0]);
rectangle('Position',[781.25 -1000 31.25 31.25], 'FaceColor',[0 0 0]);
rectangle('Position',[812.5 -968.75 31.25 31.25], 'FaceColor',[1 1 1]);
rectangle('Position',[843.75 -968.75 31.25 31.25], 'FaceColor',[1 1 1]);
rectangle('Position',[812.5 -1000 31.25 31.25], 'FaceColor',[0 0 0]);
rectangle('Position',[843.75 -1000 31.25 31.25], 'FaceColor',[0 0 0]);
rectangle('Position',[937.5 -906.25 31.25 31.25], 'FaceColor',[1 1 1]);
rectangle('Position',[968.75 -906.25 31.25 31.25], 'FaceColor',[0 0 0]);
rectangle('Position',[937.5 -937.5 31.25 31.25], 'FaceColor',[1 1 1]);
rectangle('Position',[968.75 -937.5 31.25 31.25], 'FaceColor',[0 0 0]);
rectangle('Position',[875 -968.75 31.25 31.25], 'FaceColor',[1 1 1]);
rectangle('Position',[906.25 -968.75 31.25 31.25], 'FaceColor',[1 1 1]);
rectangle('Position',[875 -1000 31.25 31.25], 'FaceColor',[0 0 0]);
rectangle('Position',[906.25 -1000 31.25 31.25], 'FaceColor',[0 0 0]);
rectangle('Position',[937.5 -968.75 31.25 31.25], 'FaceColor',[1 1 1]);
rectangle('Position',[968.75 -968.75 31.25 31.25], 'FaceColor',[0 0 0]);
rectangle('Position',[937.5 -1000 31.25 31.25], 'FaceColor',[0 0 0]);
rectangle('Position',[968.75 -1000 31.25 31.25], 'FaceColor',[0 0 0]);
rectangle('Position',[187.5 -46.875 15.625 15.625], 'FaceColor',[1 1 1]);
rectangle('Position',[203.125 -46.875 15.625 15.625], 'FaceColor',[0 0 0]);
rectangle('Position',[187.5 -62.5 15.625 15.625], 'FaceColor',[1 1 1]);
rectangle('Position',[203.125 -62.5 15.625 15.625], 'FaceColor',[0 0 0]);
rectangle('Position',[187.5 -78.125 15.625 15.625], 'FaceColor',[1 1 1]);
rectangle('Position',[203.125 -78.125 15.625 15.625], 'FaceColor',[0 0 0]);
rectangle('Position',[187.5 -93.75 15.625 15.625], 'FaceColor',[1 1 1]);
rectangle('Position',[203.125 -93.75 15.625 15.625], 'FaceColor',[0 0 0]);
rectangle('Position',[187.5 -109.375 15.625 15.625], 'FaceColor',[1 1 1]);
rectangle('Position',[203.125 -109.375 15.625 15.625], 'FaceColor',[0 0 0]);
rectangle('Position',[187.5 -125 15.625 15.625], 'FaceColor',[1 1 1]);
rectangle('Position',[203.125 -125 15.625 15.625], 'FaceColor',[0 0 0]);
rectangle('Position',[187.5 -140.625 15.625 15.625], 'FaceColor',[1 1 1]);
rectangle('Position',[203.125 -140.625 15.625 15.625], 'FaceColor',[0 0 0]);
rectangle('Position',[187.5 -156.25 15.625 15.625], 'FaceColor',[1 1 1]);
rectangle('Position',[203.125 -156.25 15.625 15.625], 'FaceColor',[0 0 0]);
rectangle('Position',[187.5 -171.875 15.625 15.625], 'FaceColor',[1 1 1]);
rectangle('Position',[203.125 -171.875 15.625 15.625], 'FaceColor',[0 0 0]);
rectangle('Position',[187.5 -187.5 15.625 15.625], 'FaceColor',[1 1 1]);
rectangle('Position',[203.125 -187.5 15.625 15.625], 'FaceColor',[0 0 0]);
rectangle('Position',[187.5 -203.125 15.625 15.625], 'FaceColor',[1 1 1]);
rectangle('Position',[203.125 -203.125 15.625 15.625], 'FaceColor',[0 0 0]);
rectangle('Position',[187.5 -218.75 15.625 15.625], 'FaceColor',[1 1 1]);
rectangle('Position',[203.125 -218.75 15.625 15.625], 'FaceColor',[0 0 0]);
rectangle('Position',[187.5 -234.375 15.625 15.625], 'FaceColor',[1 1 1]);
rectangle('Position',[203.125 -234.375 15.625 15.625], 'FaceColor',[0 0 0]);
rectangle('Position',[187.5 -250 15.625 15.625], 'FaceColor',[1 1 1]);
rectangle('Position',[203.125 -250 15.625 15.625], 'FaceColor',[0 0 0]);
rectangle('Position',[437.5 -46.875 15.625 15.625], 'FaceColor',[0 0 0]);
rectangle('Position',[453.125 -46.875 15.625 15.625], 'FaceColor',[1 1 1]);
rectangle('Position',[437.5 -62.5 15.625 15.625], 'FaceColor',[0 0 0]);
rectangle('Position',[453.125 -62.5 15.625 15.625], 'FaceColor',[1 1 1]);
rectangle('Position',[437.5 -78.125 15.625 15.625], 'FaceColor',[0 0 0]);
rectangle('Position',[453.125 -78.125 15.625 15.625], 'FaceColor',[1 1 1]);
rectangle('Position',[437.5 -93.75 15.625 15.625], 'FaceColor',[0 0 0]);
rectangle('Position',[453.125 -93.75 15.625 15.625], 'FaceColor',[1 1 1]);
rectangle('Position',[437.5 -109.375 15.625 15.625], 'FaceColor',[0 0 0]);
rectangle('Position',[453.125 -109.375 15.625 15.625], 'FaceColor',[1 1 1]);
rectangle('Position',[437.5 -125 15.625 15.625], 'FaceColor',[0 0 0]);
rectangle('Position',[453.125 -125 15.625 15.625], 'FaceColor',[1 1 1]);
rectangle('Position',[437.5 -140.625 15.625 15.625], 'FaceColor',[0 0 0]);
rectangle('Position',[453.125 -140.625 15.625 15.625], 'FaceColor',[1 1 1]);
rectangle('Position',[437.5 -156.25 15.625 15.625], 'FaceColor',[0 0 0]);
rectangle('Position',[453.125 -156.25 15.625 15.625], 'FaceColor',[1 1 1]);
rectangle('Position',[437.5 -171.875 15.625 15.625], 'FaceColor',[0 0 0]);
rectangle('Position',[453.125 -171.875 15.625 15.625], 'FaceColor',[1 1 1]);
rectangle('Position',[437.5 -187.5 15.625 15.625], 'FaceColor',[0 0 0]);
rectangle('Position',[453.125 -187.5 15.625 15.625], 'FaceColor',[1 1 1]);
rectangle('Position',[437.5 -203.125 15.625 15.625], 'FaceColor',[0 0 0]);
rectangle('Position',[453.125 -203.125 15.625 15.625], 'FaceColor',[1 1 1]);
rectangle('Position',[437.5 -218.75 15.625 15.625], 'FaceColor',[0 0 0]);
rectangle('Position',[453.125 -218.75 15.625 15.625], 'FaceColor',[1 1 1]);
rectangle('Position',[437.5 -234.375 15.625 15.625], 'FaceColor',[0 0 0]);
rectangle('Position',[453.125 -234.375 15.625 15.625], 'FaceColor',[1 1 1]);
rectangle('Position',[437.5 -250 15.625 15.625], 'FaceColor',[0 0 0]);
rectangle('Position',[453.125 -250 15.625 15.625], 'FaceColor',[1 1 1]);
rectangle('Position',[218.75 -453.125 15.625 15.625], 'FaceColor',[1 1 1]);
rectangle('Position',[234.375 -453.125 15.625 15.625], 'FaceColor',[1 1 1]);
rectangle('Position',[218.75 -468.75 15.625 15.625], 'FaceColor',[0 0 0]);
rectangle('Position',[234.375 -468.75 15.625 15.625], 'FaceColor',[0 0 0]);
rectangle('Position',[250 -453.125 15.625 15.625], 'FaceColor',[1 1 1]);
rectangle('Position',[265.625 -453.125 15.625 15.625], 'FaceColor',[1 1 1]);
rectangle('Position',[250 -468.75 15.625 15.625], 'FaceColor',[0 0 0]);
rectangle('Position',[265.625 -468.75 15.625 15.625], 'FaceColor',[0 0 0]);
rectangle('Position',[531.25 -703.125 15.625 15.625], 'FaceColor',[1 1 1]);
rectangle('Position',[546.875 -703.125 15.625 15.625], 'FaceColor',[0 0 0]);
rectangle('Position',[531.25 -718.75 15.625 15.625], 'FaceColor',[1 1 1]);
rectangle('Position',[546.875 -718.75 15.625 15.625], 'FaceColor',[0 0 0]);
rectangle('Position',[531.25 -734.375 15.625 15.625], 'FaceColor',[1 1 1]);
rectangle('Position',[546.875 -734.375 15.625 15.625], 'FaceColor',[0 0 0]);
rectangle('Position',[531.25 -750 15.625 15.625], 'FaceColor',[1 1 1]);
rectangle('Position',[546.875 -750 15.625 15.625], 'FaceColor',[0 0 0]);
rectangle('Position',[750 -703.125 15.625 15.625], 'FaceColor',[1 1 1]);
rectangle('Position',[765.625 -703.125 15.625 15.625], 'FaceColor',[1 1 1]);
rectangle('Position',[750 -718.75 15.625 15.625], 'FaceColor',[0 0 0]);
rectangle('Position',[765.625 -718.75 15.625 15.625], 'FaceColor',[0 0 0]);
rectangle('Position',[781.25 -703.125 15.625 15.625], 'FaceColor',[1 1 1]);
rectangle('Position',[796.875 -703.125 15.625 15.625], 'FaceColor',[1 1 1]);
rectangle('Position',[781.25 -718.75 15.625 15.625], 'FaceColor',[0 0 0]);
rectangle('Position',[796.875 -718.75 15.625 15.625], 'FaceColor',[0 0 0]);
rectangle('Position',[812.5 -703.125 15.625 15.625], 'FaceColor',[1 1 1]);
rectangle('Position',[828.125 -703.125 15.625 15.625], 'FaceColor',[1 1 1]);
rectangle('Position',[812.5 -718.75 15.625 15.625], 'FaceColor',[0 0 0]);
rectangle('Position',[828.125 -718.75 15.625 15.625], 'FaceColor',[0 0 0]);
rectangle('Position',[843.75 -703.125 15.625 15.625], 'FaceColor',[1 1 1]);
rectangle('Position',[859.375 -703.125 15.625 15.625], 'FaceColor',[1 1 1]);
rectangle('Position',[843.75 -718.75 15.625 15.625], 'FaceColor',[0 0 0]);
rectangle('Position',[859.375 -718.75 15.625 15.625], 'FaceColor',[0 0 0]);
rectangle('Position',[875 -703.125 15.625 15.625], 'FaceColor',[1 1 1]);
rectangle('Position',[890.625 -703.125 15.625 15.625], 'FaceColor',[1 1 1]);
rectangle('Position',[875 -718.75 15.625 15.625], 'FaceColor',[0 0 0]);
rectangle('Position',[890.625 -718.75 15.625 15.625], 'FaceColor',[0 0 0]);
rectangle('Position',[906.25 -703.125 15.625 15.625], 'FaceColor',[1 1 1]);
rectangle('Position',[921.875 -703.125 15.625 15.625], 'FaceColor',[1 1 1]);
rectangle('Position',[906.25 -718.75 15.625 15.625], 'FaceColor',[0 0 0]);
rectangle('Position',[921.875 -718.75 15.625 15.625], 'FaceColor',[0 0 0]);
rectangle('Position',[937.5 -703.125 15.625 15.625], 'FaceColor',[1 1 1]);
rectangle('Position',[953.125 -703.125 15.625 15.625], 'FaceColor',[1 1 1]);
rectangle('Position',[937.5 -718.75 15.625 15.625], 'FaceColor',[0 0 0]);
rectangle('Position',[953.125 -718.75 15.625 15.625], 'FaceColor',[0 0 0]);
rectangle('Position',[531.25 -765.625 15.625 15.625], 'FaceColor',[1 1 1]);
rectangle('Position',[546.875 -765.625 15.625 15.625], 'FaceColor',[0 0 0]);
rectangle('Position',[531.25 -781.25 15.625 15.625], 'FaceColor',[1 1 1]);
rectangle('Position',[546.875 -781.25 15.625 15.625], 'FaceColor',[0 0 0]);
rectangle('Position',[531.25 -796.875 15.625 15.625], 'FaceColor',[1 1 1]);
rectangle('Position',[546.875 -796.875 15.625 15.625], 'FaceColor',[0 0 0]);
rectangle('Position',[531.25 -812.5 15.625 15.625], 'FaceColor',[1 1 1]);
rectangle('Position',[546.875 -812.5 15.625 15.625], 'FaceColor',[0 0 0]);
rectangle('Position',[531.25 -828.125 15.625 15.625], 'FaceColor',[1 1 1]);
rectangle('Position',[546.875 -828.125 15.625 15.625], 'FaceColor',[0 0 0]);
rectangle('Position',[531.25 -843.75 15.625 15.625], 'FaceColor',[1 1 1]);
rectangle('Position',[546.875 -843.75 15.625 15.625], 'FaceColor',[0 0 0]);
rectangle('Position',[531.25 -859.375 15.625 15.625], 'FaceColor',[1 1 1]);
rectangle('Position',[546.875 -859.375 15.625 15.625], 'FaceColor',[0 0 0]);
rectangle('Position',[531.25 -875 15.625 15.625], 'FaceColor',[1 1 1]);
rectangle('Position',[546.875 -875 15.625 15.625], 'FaceColor',[0 0 0]);
rectangle('Position',[531.25 -890.625 15.625 15.625], 'FaceColor',[1 1 1]);
rectangle('Position',[546.875 -890.625 15.625 15.625], 'FaceColor',[0 0 0]);
rectangle('Position',[531.25 -906.25 15.625 15.625], 'FaceColor',[1 1 1]);
rectangle('Position',[546.875 -906.25 15.625 15.625], 'FaceColor',[0 0 0]);
rectangle('Position',[531.25 -921.875 15.625 15.625], 'FaceColor',[1 1 1]);
rectangle('Position',[546.875 -921.875 15.625 15.625], 'FaceColor',[0 0 0]);
rectangle('Position',[531.25 -937.5 15.625 15.625], 'FaceColor',[1 1 1]);
rectangle('Position',[546.875 -937.5 15.625 15.625], 'FaceColor',[0 0 0]);
rectangle('Position',[531.25 -953.125 15.625 15.625], 'FaceColor',[1 1 1]);
rectangle('Position',[546.875 -953.125 15.625 15.625], 'FaceColor',[0 0 0]);
rectangle('Position',[531.25 -968.75 15.625 15.625], 'FaceColor',[1 1 1]);
rectangle('Position',[546.875 -968.75 15.625 15.625], 'FaceColor',[0 0 0]);
X=[933,875,812.5,781.25,750,750,625,562.5,500,437.5,375,375,337.5,250,203.125,203.125,203.125,203.125,187.5,125,66,66];
Y=[-933,-875,-812.5,-806.25,-781.25,-750,-625,-625,-612.5,-562.5,-500,-437.5,-375,-300,-250,-234.375,-218.75,-203.125,-187.5,-125,-66,-66];
hold on;
plot(X,Y,'r');
plot(X,Y,'bo');
legend('1304.96','Location','southoutside');
